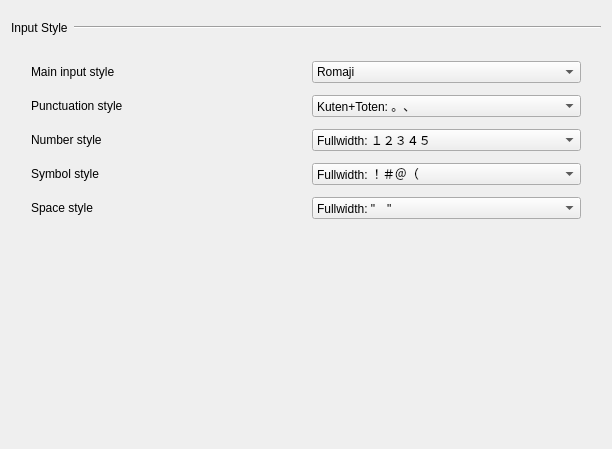
             <widget class="QWidget" name="inputStyleSimpleModeScrollAreaContents">
              <property name="geometry">
               <rect>
                <x>0</x>
                <y>0</y>
                <width>612</width>
                <height>449</height>
               </rect>
              </property>
              <layout class="QVBoxLayout" name="verticalLayout">
               <item>
                <layout class="QHBoxLayout" name="inputStylesHeader">
                 <property name="topMargin">
                  <number>10</number>
                 </property>
                 <property name="bottomMargin">
                  <number>10</number>
                 </property>
                 <item>
                  <widget class="QLabel" name="inputStylesHeaderLabel">
                   <property name="text">
                    <string>Input Style</string>
                   </property>
                  </widget>
                 </item>
                 <item>
                  <widget class="Line" name="inputStylesHeaderLine">
                   <property name="sizePolicy">
                    <sizepolicy hsizetype="Expanding" vsizetype="Fixed">
                     <horstretch>0</horstretch>
                     <verstretch>0</verstretch>
                    </sizepolicy>
                   </property>
                   <property name="orientation">
                    <enum>Qt::Orientation::Horizontal</enum>
                   </property>
                  </widget>
                 </item>
                </layout>
               </item>
               <item>
                <layout class="QGridLayout" name="inputStylesGrid">
                 <property name="leftMargin">
                  <number>20</number>
                 </property>
                 <property name="topMargin">
                  <number>10</number>
                 </property>
                 <property name="rightMargin">
                  <number>20</number>
                 </property>
                 <property name="bottomMargin">
                  <number>20</number>
                 </property>
                 <property name="spacing">
                  <number>12</number>
                 </property>
                 <item row="1" column="1">
                  <widget class="QComboBox" name="punctuationStyle">
                   <item>
                    <property name="text">
                     <string>Kuten+Toten: 。、</string>
                    </property>
                   </item>
                   <item>
                    <property name="text">
                     <string>Period+Comma: ．，</string>
                    </property>
                   </item>
                   <item>
                    <property name="text">
                     <string>Kuten+Comma: 。，</string>
                    </property>
                   </item>
                   <item>
                    <property name="text">
                     <string>Period+Toten: ．、</string>
                    </property>
                   </item>
                  </widget>
                 </item>
                 <item row="1" column="0">
                  <widget class="QLabel" name="punctuationStyleLabel">
                   <property name="text">
                    <string>Punctuation style</string>
                   </property>
                  </widget>
                 </item>
                 <item row="4" column="0">
                  <widget class="QLabel" name="spaceStyle">
                   <property name="text">
                    <string>Space style</string>
                   </property>
                  </widget>
                 </item>
                 <item row="2" column="1">
                  <widget class="QComboBox" name="numberStyle">
                   <item>
                    <property name="text">
                     <string>Fullwidth: １２３４５</string>
                    </property>
                   </item>
                   <item>
                    <property name="text">
                     <string>Halfwidth: 12345</string>
                    </property>
                   </item>
                  </widget>
                 </item>
                 <item row="4" column="1">
                  <widget class="QComboBox" name="spaceStyleLabel">
                   <item>
                    <property name="text">
                     <string>Fullwidth: &quot;　&quot;</string>
                    </property>
                   </item>
                   <item>
                    <property name="text">
                     <string>Halfwidth: &quot; &quot;</string>
                    </property>
                   </item>
                  </widget>
                 </item>
                 <item row="3" column="1">
                  <widget class="QComboBox" name="commonSymbolStyle">
                   <item>
                    <property name="text">
                     <string>Fullwidth: ！＃＠（</string>
                    </property>
                   </item>
                   <item>
                    <property name="text">
                     <string>Halfwidth: !#@(</string>
                    </property>
                   </item>
                  </widget>
                 </item>
                 <item row="2" column="0">
                  <widget class="QLabel" name="numberStyleLabel">
                   <property name="text">
                    <string>Number style</string>
                   </property>
                  </widget>
                 </item>
                 <item row="3" column="0">
                  <widget class="QLabel" name="commonSymbolStyleLabel">
                   <property name="text">
                    <string>Symbol style</string>
                   </property>
                  </widget>
                 </item>
                 <item row="0" column="1">
                  <widget class="QComboBox" name="mainInputStyle">
                   <item>
                    <property name="text">
                     <string>Romaji</string>
                    </property>
                   </item>
                   <item>
                    <property name="text">
                     <string>JIS Kana</string>
                    </property>
                   </item>
                  </widget>
                 </item>
                 <item row="0" column="0">
                  <widget class="QLabel" name="mainInputStyleLabel">
                   <property name="text">
                    <string>Main input style</string>
                   </property>
                  </widget>
                 </item>
                </layout>
               </item>
               <item>
                <spacer name="inputTableSimpleModeBottomSpacer">
                 <property name="orientation">
                  <enum>Qt::Orientation::Vertical</enum>
                 </property>
                 <property name="sizeHint" stdset="0">
                  <size>
                   <width>20</width>
                   <height>40</height>
                  </size>
                 </property>
                </spacer>
               </item>
              </layout>
             </widget>
